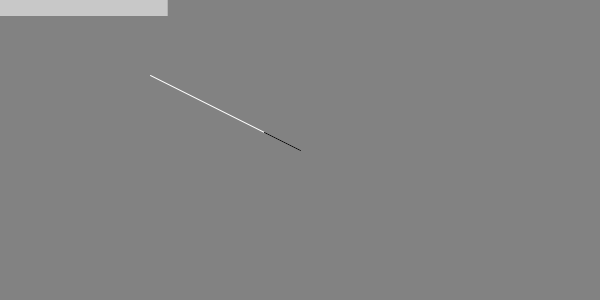
Frame 1 (no input)
Frame 60 (the mouse pressed at the canvas centre just before this capture): identical to frame 1, image omitted
Frame 120 (the mouse held since frame 60 and released just before this capture): blank canvas, image omitted

The Processing sketch that drew this single still picture (run headless with seeded random() and noise(); from frame 60 on, the mouse is pressed at the canvas centre):

// Processing sketch: sketch_01_MouseVector
// ── sketch_01_MouseVector.pde
PVector mouse;
PVector center;

void setup(){
  background(130);
  size(600,300);
  mouse= new PVector(mouseX, mouseY);
  center = new PVector(width/2, height/2);
}

void draw(){
  background(130);
  mouse.x = mouseX;
  mouse.y = mouseY;

  mouse.sub(center);
  

  mouse.mult(0.5);
  
  fill(200);
  noStroke();
  rect(0,0, mouse.mag(), 16);
  
  
  
  translate(center.x, center.y);
  stroke(255);
  line(0, 0,mouse.x,mouse.y);
  
  stroke(0);
  mouse.normalize().mult(40);
  line(0, 0,mouse.x,mouse.y);
  
 
  
}
